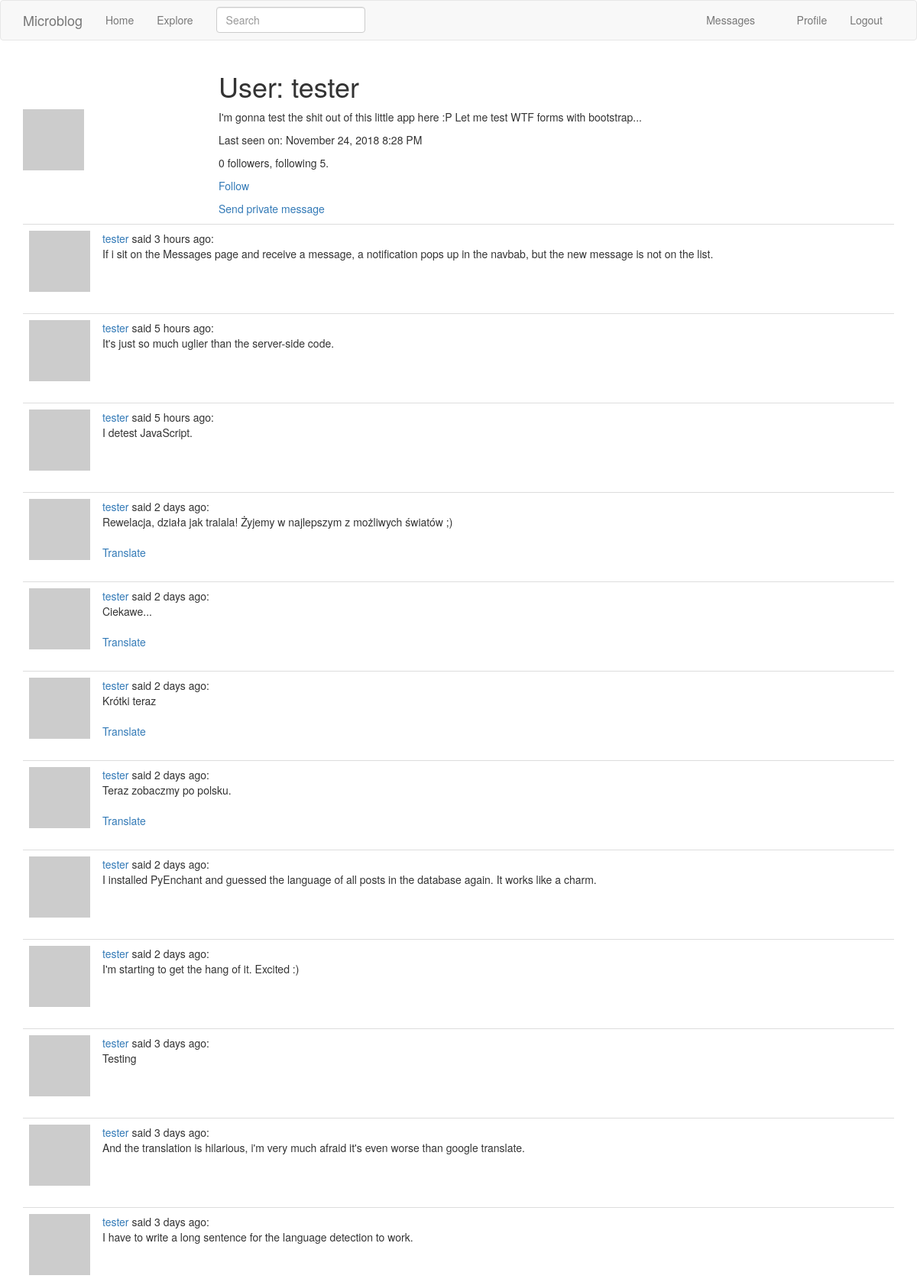
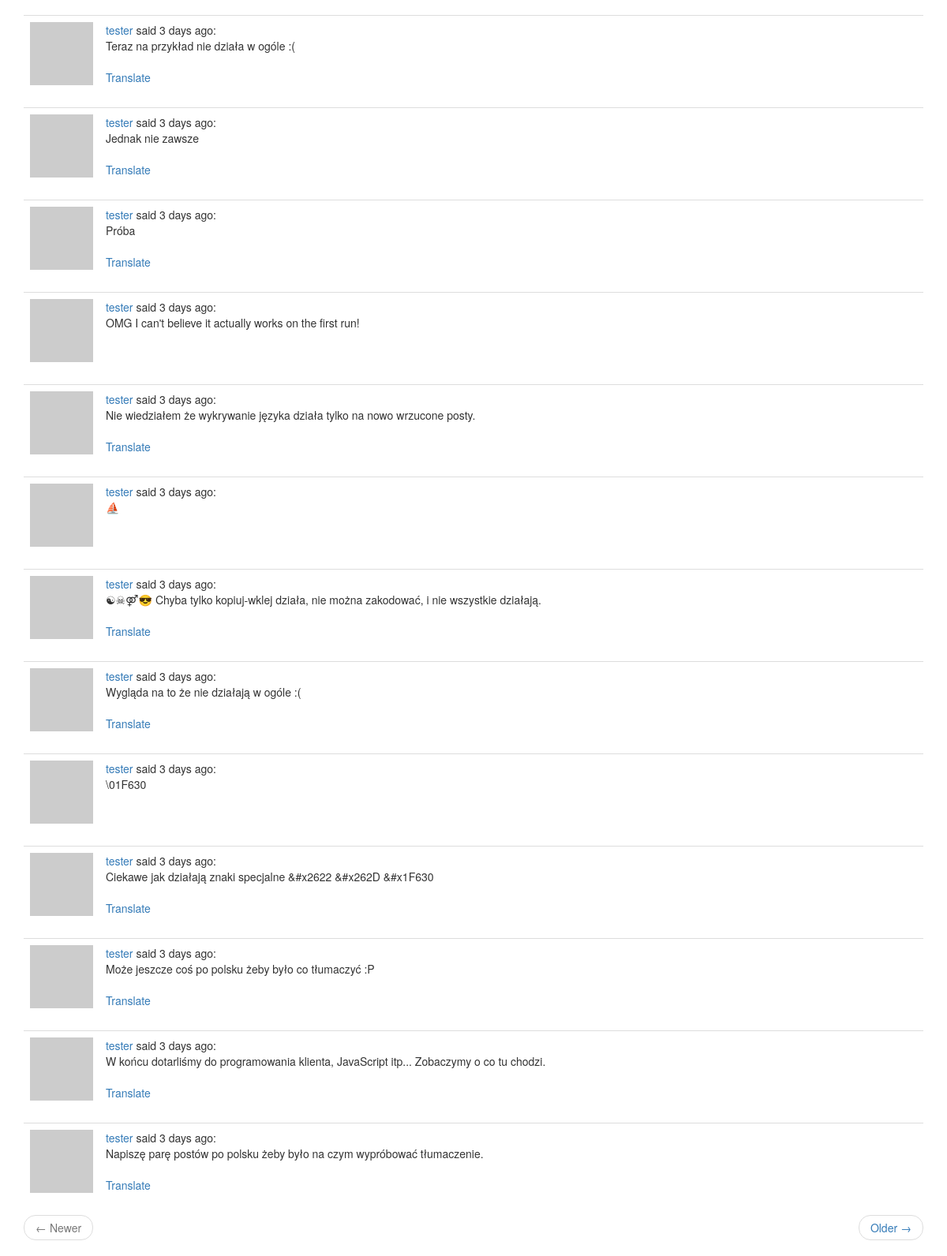
Page /user/tester (signed in) on the earlier database version (2 pictures, top to bottom).
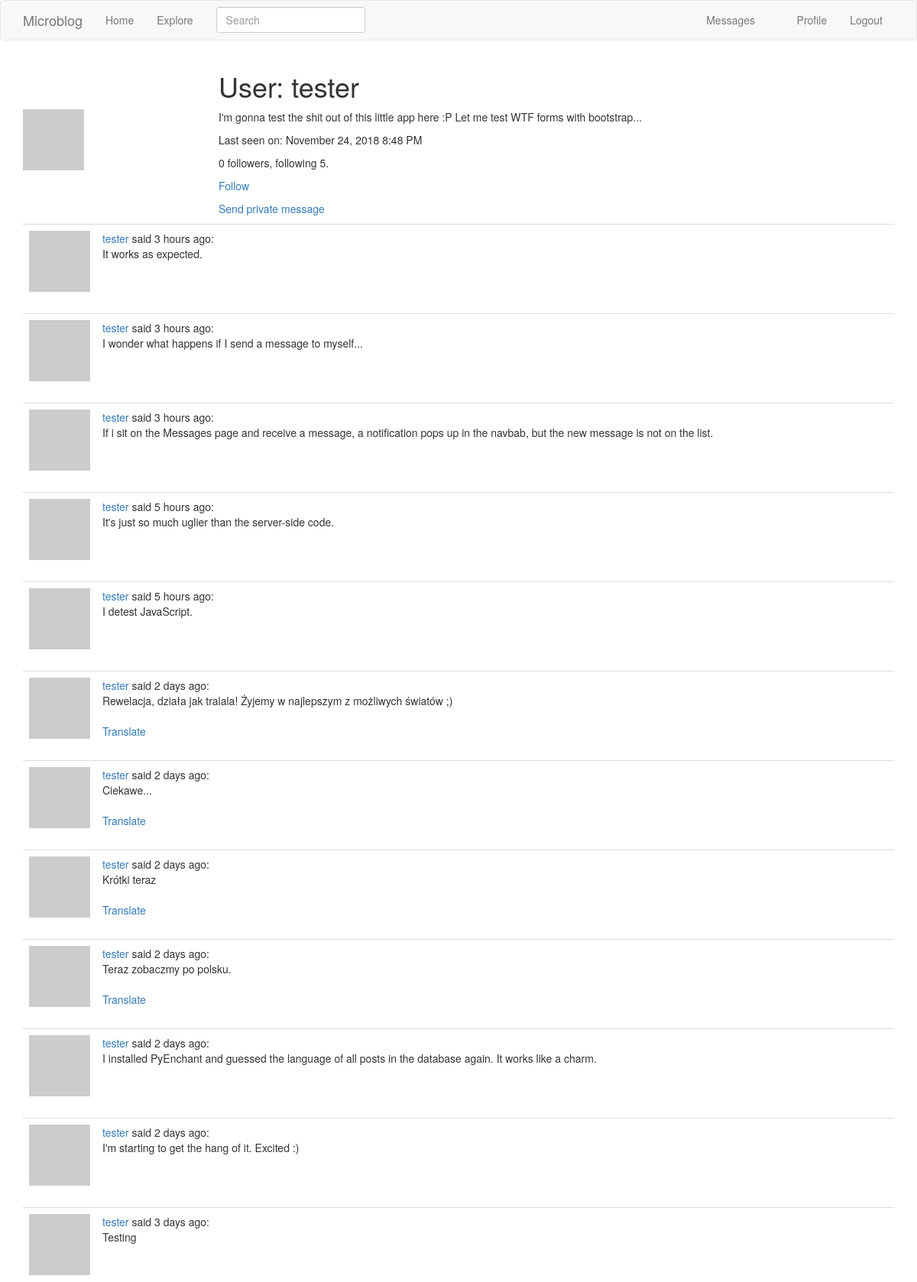
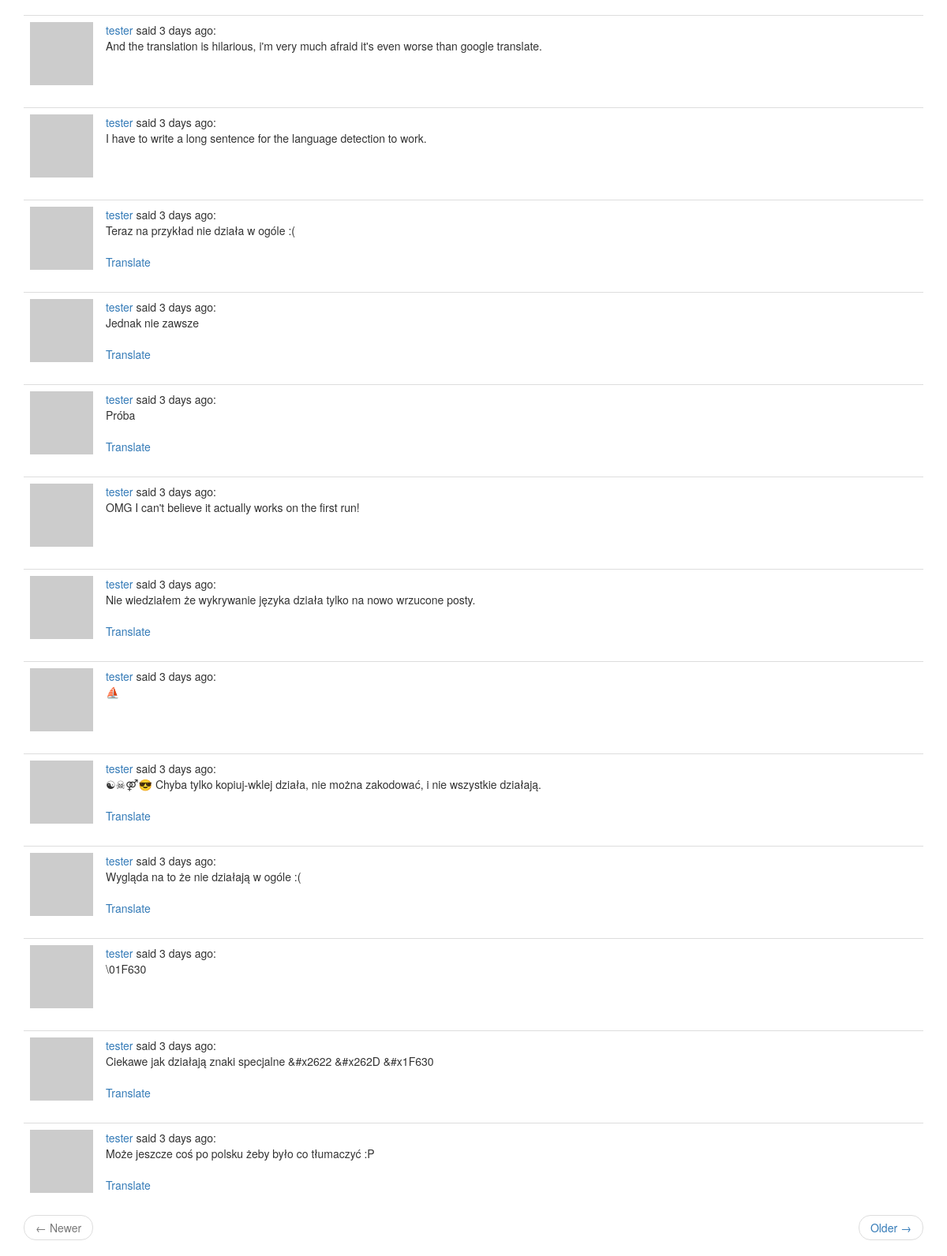
Same page on the later database version (2 pictures, top to bottom).
### app/models.py (models this page shows, shortened)
class User(UserMixin, db.Model):
    id = db.Column(db.Integer, primary_key=True)
    username = db.Column(db.String(64), index=True, unique=True)
    email = db.Column(db.String(120), index=True, unique=True)
    password_hash = db.Column(db.String(128))
    about_me = db.Column(db.String(140))
    last_seen = db.Column(db.DateTime, default=datetime.utcnow)
    last_message_read_time = db.Column(db.DateTime)
    posts = db.relationship('Post', backref='author', lazy='dynamic')
    followed = db.relationship(
        'User', secondary=followers,
        primaryjoin=(followers.c.follower_id == id),
        secondaryjoin=(followers.c.followed_id == id),
        backref=db.backref('followers', lazy='dynamic'), lazy='dynamic')
    messages_sent = db.relationship(
        'Message',
        foreign_keys='Message.sender_id',
        backref='author', lazy='dynamic')
    messages_received = db.relationship(
        'Message',
        foreign_keys='Message.recipient_id',
        backref='recipient', lazy='dynamic')
    notifications = db.relationship('Notification', backref='user',
                                    lazy='dynamic')
    def avatar(self, size):
        digest = md5(self.email.lower().encode('utf-8')).hexdigest()
        return 'https://www.gravatar.com/avatar/{}?d=retro&s={}'.format(
            digest, size)
    def is_following(self, user):
        return self.followed.filter(
            followers.c.followed_id == user.id).count() > 0
    def new_messages(self):
        last_read_time = self.last_message_read_time or datetime(1900, 1, 1)
        return Message.query.filter_by(recipient=self).filter(
            Message.timestamp > last_read_time).count()

class Post(db.Model):
    __searchable__ = ['body']
    id = db.Column(db.Integer, primary_key=True)
    body = db.Column(db.String(140))
    timestamp = db.Column(db.DateTime, index=True, default=datetime.utcnow)
    user_id = db.Column(db.Integer, db.ForeignKey('user.id'))
    language = db.Column(db.String(5))

### app/main/routes.py (the view)
@bp.route('/user/<username>')
@login_required
def user(username):
    user = User.query.filter_by(username=username).first_or_404()
    page = request.args.get('page', 1, type=int)
    posts = user.posts.order_by(Post.timestamp.desc()).paginate(
        page, current_app.config['POSTS_PER_PAGE'], False)
    next_url = url_for('main.user', username=user.username, page=posts.next_num) \
        if posts.has_next else None
    prev_url = url_for('main.user', username=user.username, page=posts.prev_num) \
        if posts.has_prev else None
    return render_template('user.html', user=user, posts=posts.items,
                           prev_url=prev_url, next_url=next_url)

### app/main/forms.py
class SearchForm(FlaskForm):
    q = StringField(_l('Search'), validators=[DataRequired()])
    def __init__(self, *args, **kwargs):
        if 'formdata' not in kwargs:
            kwargs['formdata'] = request.args
        if 'csrf_enabled' not in kwargs:
            kwargs['csrf_enabled'] = False
        super().__init__(*args, **kwargs)

### app/main/routes.py (called while the page is built)
@bp.before_app_request
def before_request():
    if current_user.is_authenticated:
        current_user.last_seen = datetime.utcnow()
        db.session.commit()
        g.search_form = SearchForm()
    g.locale = str(get_locale())

### app/models.py (called while the page is built)
@login.user_loader
def load_user(id):
    return User.query.get(int(id))

### app/templates/user.html
{% extends "base.html" %}
{% block app_content %}
  <table class="tabe">
    <tr>
      <td width="256px" style="border: 0px;">
        <img src="{{ user.avatar(256) }}">
      </td>
      <td style="border: 0px;">
        <h1>{{ _('User:') }} {{ user.username }}</h1>
        {% if user.about_me %}
          <p>{{ user.about_me }}</p>
        {% endif %}
        {% if user.last_seen %}
          <p>{{ _('Last seen on:') }} {{ moment(user.last_seen).format('LLL') }}</p>
        {% endif %}
        <p>{{ user.followers.count() }} {{ _('followers, following') }} {{ user.followed.count() }}.</p>
        {% if user == current_user %}
          <p><a href="{{ url_for('main.edit_profile') }}">{{ _('Edit your profile') }}</a></p>
        {% elif not current_user.is_following(user) %}
          <p><a href="{{ url_for('main.follow', username=user.username) }}">{{ _('Follow') }}</a></p>
        {% else %}
          <p><a href="{{ url_for('main.unfollow', username=user.username) }}">{{ _('Unfollow') }}</a></p>
        {% endif %}
        {% if user != current_user %}
          <p>
            <a href="{{ url_for('main.send_message', recipient=user.username) }}">
              {{ _('Send private message') }}
            </a>
          </p>
        {% endif %}
      </td>
    </tr>
  </table>
  {% for post in posts %}
    {% include '_post.html' %}
  {% endfor %}
  {% include '_page_nav.html' %}
{% endblock %}

### app/templates/base.html (shortened to what this page needs)
{% extends 'bootstrap/base.html' %}
{% block navbar %}
  <nav class="navbar navbar-default">
    <div class="container">
      <div class="navbar-header">
        <a class="navbar-brand" href="{{ url_for('main.index') }}">Microblog</a>
      </div>
      <div class="collapse navbar-collapse" id="bs-example-navbar-collapse-1">
        <ul class="nav navbar-nav">
          <li><a href="{{ url_for('main.index') }}">{{ _('Home') }}</a></li>
          <li><a href="{{ url_for('main.explore') }}">{{ _('Explore') }}</a></li>
        </ul>
        {% if g.search_form %}
          <form class="navbar-form navbar-left" method="get" action="{{ url_for('main.search') }}">
            <div class="form-group">
                {{ g.search_form.q(size=20, class='form-control', placeholder=g.search_form.q.label.text) }}
            </div>
          </form>
        {% endif %}
        <ul class="nav navbar-nav navbar-right">
          {% if current_user.is_anonymous %}
            <li><a href="{{ url_for('auth.login') }}">{{ _('Login') }}</a></li>
          {% else %}
            <li>
              <a href="{{ url_for('main.messages') }}">
                {{ _('Messages') }}
                {% set new_messages = current_user.new_messages() %}
              </a>
            </li>
            <li><a href="{{ url_for('main.user', username=current_user.username) }}">{{ _('Profile') }}</a></li>
            <li><a href="{{ url_for('auth.logout') }}">{{ _('Logout') }}</a></li>
          {% endif %}
        </ul>
      </div>
    </div>
  </nav>
{% endblock %}
{% block content %}
  <div class="container">
    {% block app_content %}{% endblock %}
  </div>
{% endblock %}

### app/templates/_post.html
<table class="table table-hover">
  <tr>
    <td width="40px"><img src="{{ post.author.avatar(40) }}"></td>
    <td>
      <span class="user_popup">
        <a href="{{ url_for('main.user', username=post.author.username) }}">
          {{ post.author.username }}
        </a>
      </span>
      {{ _('said') }} {{ moment(post.timestamp).fromNow() }}:
      <br>
      <span id="post{{ post.id }}">{{ post.body }}</span>
      {% if post.language and post.language != g.locale %}
        <br><br>
        <span id="translation{{ post.id }}">
          <a href="javascript:translate(
                                '#post{{ post.id }}',
                                '#translation{{ post.id }}',
                                '{{ post.language }}',
                                '{{ g.locale }}');">{{ _('Translate') }}</a>
        </span>
      {% endif %}
    </td>
  </tr>
</table>

### app/templates/_page_nav.html
<nav aria-label="...">
  <ul class="pager">
    <li class="previous{% if not prev_url %} disabled{% endif %}">
      <a href="{{ prev_url or '#' }}">
        <span aria-hidden="true">&larr;</span> {{ _('Newer') }}
      </a>
    </li>
    <li class="next{% if not next_url %} disabled{% endif %}">
      <a href="{{ next_url or '#' }}">
        {{ _('Older') }} <span aria-hidden="true">&rarr;</span>
      </a>
    </li>
  </ul>
</nav>

Differences in the rows shown:
no longer on this page (row unchanged): Post: author.username "tester", timestamp "3 days ago", body "W końcu dotarliśmy do programowania klienta, JavaScript itp... Zobaczymy o co tu chodzi."
no longer on this page (row unchanged): Post: author.username "tester", timestamp "3 days ago", body "Napiszę parę postów po polsku żeby było na czym wypróbować tłumaczenie."
changed User "tester": last_seen "November 24, 2018 8:28 PM" → "November 24, 2018 8:48 PM"
added Post: author.username "tester", timestamp "3 hours ago", body "It works as expected."
added Post: author.username "tester", timestamp "3 hours ago", body "I wonder what happens if I send a message to myself..."
